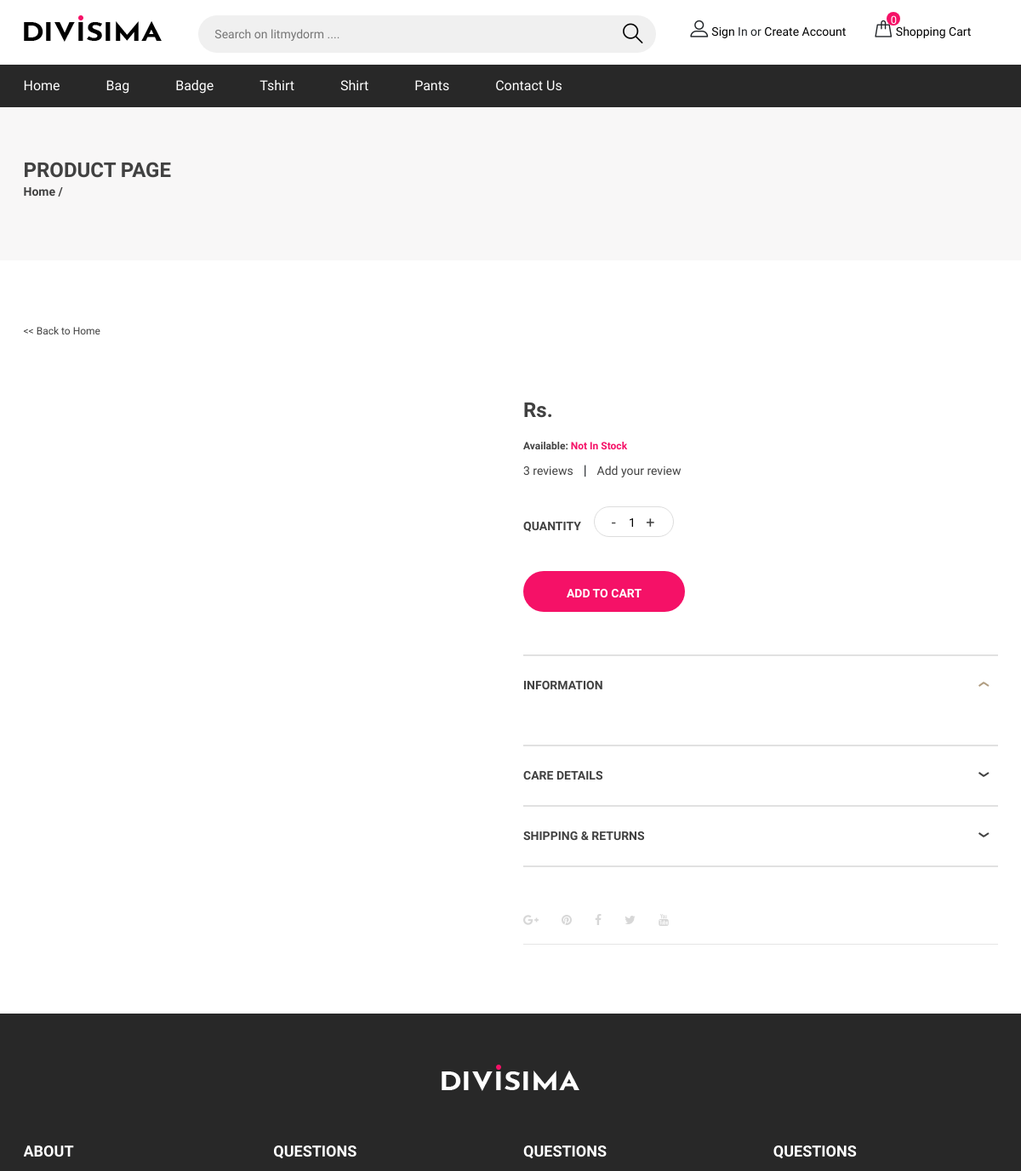
/view_product/jute-bag (upper part), run on an earlier commit of the app's database.
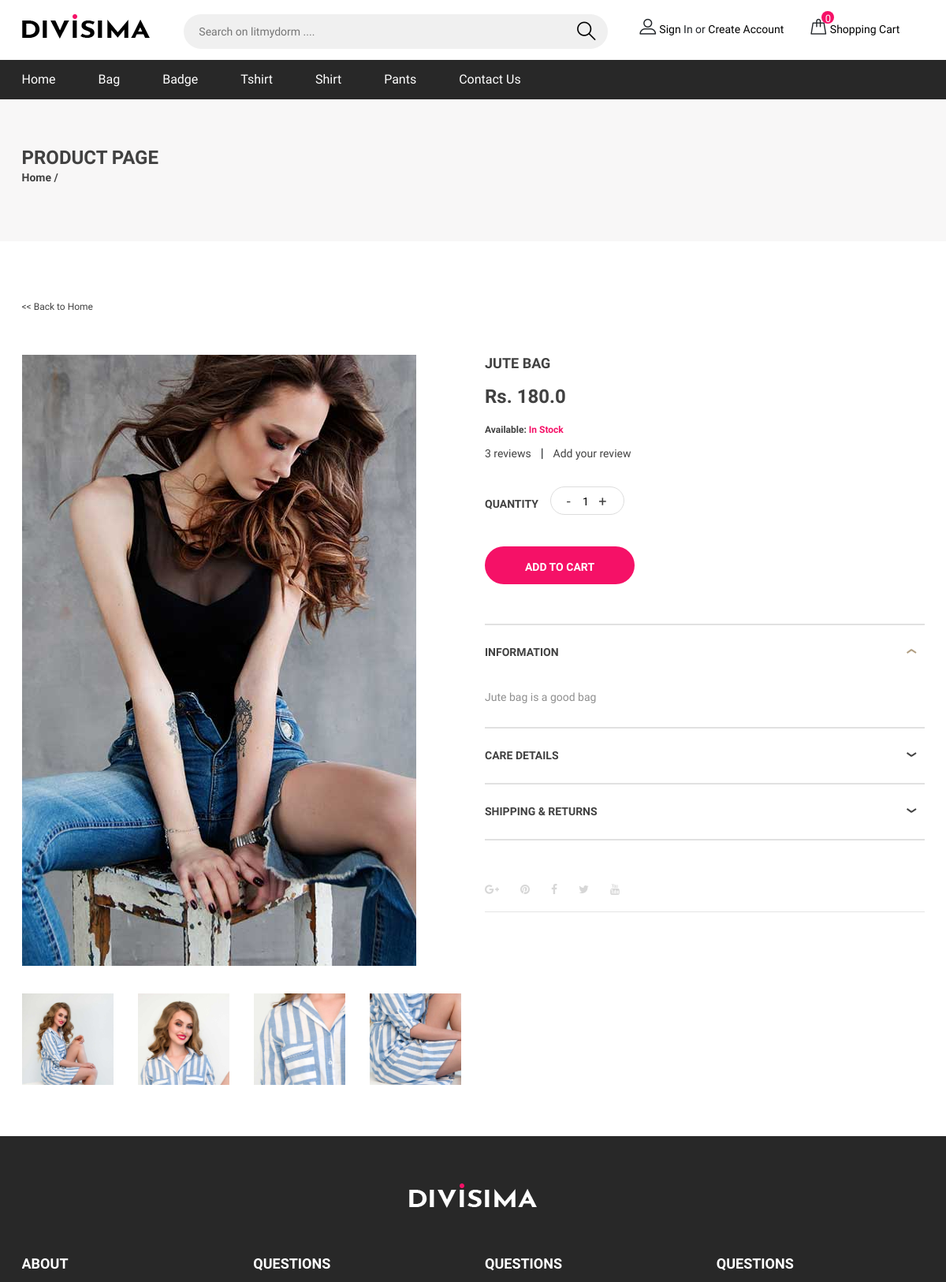
And on a later commit of the database.
### home/models.py (models this page shows, shortened)
class Product(models.Model):
    name = models.CharField(max_length=100)
    created_at = models.DateTimeField(auto_now_add=True)
    updated_at = models.DateTimeField(auto_now=True)
    short_desc = models.TextField()
    long_desc = models.TextField()
    price = models.FloatField()
    slug = models.SlugField()
    discount_price = models.FloatField(blank=True, null=True)
    image = models.ImageField(upload_to='index/images', default='')
    category = models.ForeignKey(Category, on_delete=models.CASCADE)
    stock = models.CharField(max_length=10)
    is_active = models.BooleanField(default=True)
    tag = models.CharField(max_length = 20, choices = PRODUCT_CHOICES, default='N')

class Images(models.Model):
    image = models.ImageField(upload_to='index/images', default='')
    product = models.ForeignKey(Product, on_delete=models.CASCADE)

### home/views.py (the view)
# urls.py: path('view_product/<str:slug>', views.view_product, name='view_product'),
def view_product(request, slug):
    product = Product.objects.filter(slug=slug).first()
    context = {
        'product': product,
    }
    return render(request, 'home/product.html', context)

### templates/home/product.html (shortened to what this page needs)
{% extends 'base.html' %}
{% load static %}
{% block body %}
	<div class="page-top-info">
		<div class="container">
			<h4>Product Page</h4>
			<div class="site-pagination">
				<a href="{% url 'index' %}">Home</a> /
			</div>
		</div>
	</div>
	<section class="product-section">
		<div class="container">
			<div class="back-link">
				<a href="{% url 'index' %}"> &lt;&lt; Back to Home</a>
			</div>
			<div class="row">
				<div class="col-lg-6">
					<div class="product-pic-zoom">
						<img class="product-big-img" src="{{ product.image.url }}" alt="">
					</div>
					<div class="product-thumbs" tabindex="1" style="overflow: hidden; outline: none;">
						<div class="product-thumbs-track">
							{% for image in product.images_set.all %}
							<div class="pt" data-imgbigurl="{{ image.image.url }}"><img src="{{ image.image.url }}" alt="Product Image"></div>
							{% endfor %}
						</div>
					</div>
				</div>
				<div class="col-lg-6 product-details">
					<h2 class="p-title">{{ product.name }}</h2>
					<h3 class="p-price">Rs. {{product.price}}</h3>
					{% if product.stock|add:"0" > 0 %}
					<h4 class="p-stock">Available: <span>In Stock</span></h4>
					{% else %}
					<h4 class="p-stock">Available: <span>Not In Stock</span></h4>
					{% endif %}
					<div class="p-review">
						<a href="">3 reviews</a>|<a href="">Add your review</a>
					</div>
					<div class="quantity">
						<p>Quantity</p>
                        <div class="pro-qty"><input type="text" value="1"></div>
                    </div>
					<a href="{% url 'add_to_cart' product.slug %}" class="site-btn">ADD TO CART</a>
					<div id="accordion" class="accordion-area">
						<div class="panel">
							<div class="panel-header" id="headingOne">
								<button class="panel-link active" data-toggle="collapse" data-target="#collapse1" aria-expanded="true" aria-controls="collapse1">information</button>
							</div>
							<div id="collapse1" class="collapse show" aria-labelledby="headingOne" data-parent="#accordion">
								<div class="panel-body">
									<p>{{product.short_desc}}</p>
								</div>
							</div>
						</div>
						<div class="panel">
							<div class="panel-header" id="headingTwo">
								<button class="panel-link" data-toggle="collapse" data-target="#collapse2" aria-expanded="false" aria-controls="collapse2">care details </button>
							</div>
						</div>
						<div class="panel">
							<div class="panel-header" id="headingThree">
								<button class="panel-link" data-toggle="collapse" data-target="#collapse3" aria-expanded="false" aria-controls="collapse3">shipping & Returns</button>
							</div>
						</div>
					</div>
					<div class="social-sharing">
						<a href=""><i class="fa fa-google-plus"></i></a>
						<a href=""><i class="fa fa-pinterest"></i></a>
						<a href=""><i class="fa fa-facebook"></i></a>
						<a href=""><i class="fa fa-twitter"></i></a>
						<a href=""><i class="fa fa-youtube"></i></a>
					</div>
					<hr>
				</div>
				</div>
			</div>
	</section>
{% endblock body %}

### templates/base.html (shortened to what this page needs)
{% load static %}
<!DOCTYPE html>
<html lang="zxx">
<head>
	<link rel="stylesheet" href="{% static 'home/css/bootstrap.min.css' %}" />
	<link rel="stylesheet" href="{% static 'home/css/font-awesome.min.css' %}" />
	<link rel="stylesheet" href="{% static 'home/css/flaticon.css' %}" />
	<link rel="stylesheet" href="{% static 'home/css/slicknav.min.css' %}" />
	<link rel="stylesheet" href="{% static 'home/css/jquery-ui.min.css' %}" />
	<link rel="stylesheet" href="{% static 'home/css/owl.carousel.min.css' %}" />
	<link rel="stylesheet" href="{% static 'home/css/animate.css' %}" />
	<link rel="stylesheet" href="{% static 'home/css/style.css' %}" />
</head>
<body>
	<header class="header-section">
		<div class="header-top">
			<div class="container">
				<div class="row">
					<div class="col-lg-2 text-center text-lg-left">
						<a href="{% url 'index' %}" class="site-logo">
							<img src="{% static 'home/img/logo.png' %}" alt="">
						</a>
					</div>
					<div class="col-xl-6 col-lg-5">
						<form class="header-search-form">
							<input type="text" placeholder="Search on litmydorm ....">
							<button><i class="flaticon-search"></i></button>
						</form>
					</div>
					<div class="col-xl-4 col-lg-5">
						<div class="user-panel">
							<div class="up-item">
								<i class="flaticon-profile"></i>
								{% if user.is_authenticated %}
								<a style="margin-right:2em;">Hello {{ request.user }}</a>
								<a href="/logout"> Logout </a>
								{% else %}
								<a data-toggle="modal" data-target="#login">Sign</a> In or <a data-toggle="modal"
								data-target="#signup">Create Account</a>
								{% endif %}
							</div>
							<div class="up-item">
								<div class="shopping-card">
									<i class="flaticon-bag"></i>
									<span>0</span>
								</div>
								<a href="#">Shopping Cart</a>
							</div>
						</div>
					</div>
				</div>
			</div>
		</div>
		<nav class="main-navbar">
			<div class="container">
				<ul class="main-menu">
					<li><a href="{% url 'index' %}">Home</a></li>
					<li><a href="{% url 'category' 'bag' %}">Bag</a></li>
					<li><a href="{% url 'category' 'badge' %}">Badge</a></li>
					<li><a href="{% url 'category' 'tshirt' %}">Tshirt</a></li>
					<li><a href="{% url 'category' 'shirt' %}">Shirt</a></li>
					<li><a href="{% url 'category' 'pants' %}">Pants</a></li>
                    <li><a href="{% url 'contact' %}">Contact Us</a></li>
				</ul>
			</div>
		</nav>
	</header>
	{% block body %}
	{% endblock body %}
	<section class="footer-section">
		<div class="container">
			<div class="footer-logo text-center">
				<a href="{% url 'index' %}"><img src="{% static 'home/img/logo-light.png' %}" alt=""></a>
			</div>
			<div class="row">
				<div class="col-lg-3 col-sm-6">
					<div class="footer-widget about-widget">
						<h2>About</h2>
					</div>
				</div>
				<div class="col-lg-3 col-sm-6">
					<div class="footer-widget about-widget">
						<h2>Questions</h2>
					</div>
				</div>
				<div class="col-lg-3 col-sm-6">
					<div class="footer-widget about-widget">
						<h2>Questions</h2>
					</div>
				</div>
				<div class="col-lg-3 col-sm-6">
					<div class="footer-widget contact-widget">
						<h2>Questions</h2>
					</div>
				</div>
		</div>
	</section>
</body>
</html>

What changed in the data, as far as the page shows it:
added Product: image (picture), name "JUTE BAG", price "180.0", short_desc "Jute bag is a good bag"
added Images: image (picture)
added Images: image (picture)
added Images: image (picture)
added Images: image (picture)
Also different on the page:
text no longer shown: "Not In Stock"
text now shown: "In Stock"
